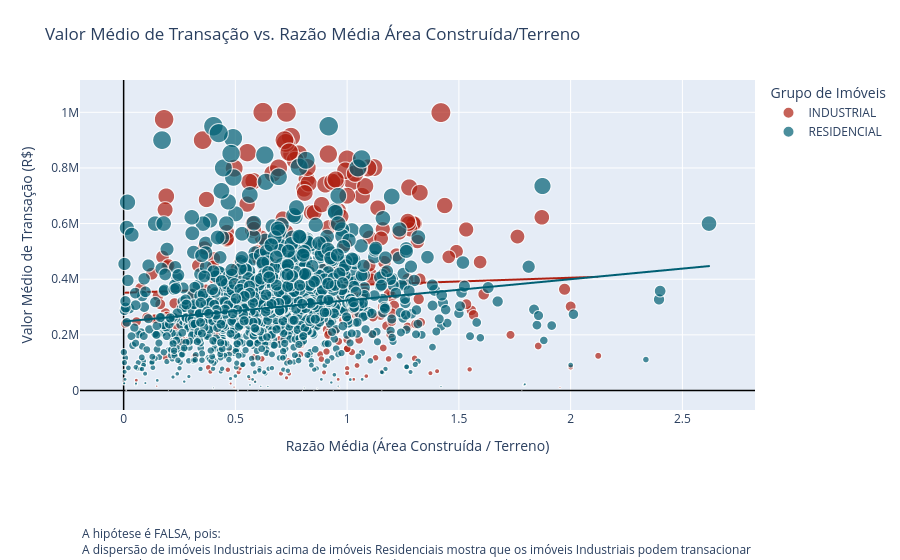

Here is the notebook cell this chart was saved with:
### Code cell
# Hipótese 1. Imovéis cuja razão entre area construída e area do terreno possuem
# um valor de transação maior para o uso 'Residencial' do que para 'Industrial' no mesmo distrito.

# 

GRUPO_RESIDENCIAL = [
    'RESIDENCIA', 'APTO_CONDO_FRACAO', 'CORTIÇO', 'GARAGEM_UA_COND_RES',
    'RESIDENCIA_COLETIVA', 'MISTO_PREDOM_RESID', 'PREDIO_RESIDENCIAL',
    'FLAT_RESIDENCIAL', 'PREDIO_APTO_S_CONDO_MISTO_RES'
]

GRUPO_INDUSTRIAL = [
    'INDÚSTRIA', 'ARMAZÉNS_DEPOSITOS', 'OFICINA', 'POSTO DE SERVIÇO'
]

def simplificar_uso(uso):
    if uso in GRUPO_RESIDENCIAL:
        return 'RESIDENCIAL'
    elif uso in GRUPO_INDUSTRIAL:
        return 'INDUSTRIAL'
    else:
        return 'OUTROS'

df['grupo'] = df['desc_uso_IPTU'].apply(simplificar_uso)

df_filtrado = df[df['grupo'].isin(['RESIDENCIAL', 'INDUSTRIAL'])].copy()

df_filtrado['razao_area'] = df_filtrado['area_construida_m²'] / df_filtrado['area_terreno_m²']

df_distrito = df_filtrado.groupby(['distrito', 'grupo']).agg(
    valor_medio_transacao=('valor_transacao', 'mean'),
    razao_area_media=('razao_area', 'mean')
).reset_index()

fig = px.scatter(
    df_distrito,
    x='razao_area_media',
    y='valor_medio_transacao',
    color='grupo',       # Cor por uso (Residencial vs Industrial)
    size='valor_medio_transacao', # O tamanho do ponto reflete o Valor Médio (ênfase)
    hover_data=['grupo', 'valor_medio_transacao', 'razao_area_media'],
    title='Valor Médio de Transação vs. Razão Média Área Construída/Terreno',
    labels={
        'razao_area_media': 'Razão Média (Área Construída / Terreno)',
        'valor_medio_transacao': 'Valor Médio de Transação (R$)',
        'grupo': 'Grupo de Imóveis'
    },
    color_discrete_map={'RESIDENCIAL': '#005f73', 'INDUSTRIAL': '#ae2012'}, # Cores personalizadas
    trendline='ols',
)

fig.update_layout(
    margin=dict(
        t=80, b=150
    ),
    yaxis=dict(
        zeroline=True,
        zerolinecolor='black',
        zerolinewidth=1.5,
    ),
    xaxis=dict(
        zeroline=True,
        zerolinecolor='black',
        zerolinewidth=1.5,
    )
)

fig.add_annotation(
    text= "A hipótese é FALSA, pois:<br>A dispersão de imóveis Industriais acima de imóveis Residenciais mostra que os imóveis Industriais podem transacionar<br>por um valor significamente maior do que imóveis Residenciais na maioria dos distritos",
    xref="paper", yref="paper",
    x=0, y=-0.5,  # posição abaixo do gráfico
    showarrow=False,
    font=dict(size=12),
    align="left"
)

fig.show()

### Figure 1 — Plotly figure (JSON) as saved in the notebook; plotly's stock layout.template omitted (floating-point values rounded to 4 significant figures; data arrays with more than 128 entries replaced by an {"elided": "..."} marker saying what was removed)
{"data": [{"customdata": {"elided": "315x1 str values"}, "hovertemplate": "Grupo de Imóveis=%{customdata[0]}<br>Razão Média (Área Construída / Terreno)=%{x}<br>Valor Médio de Transação (R$)=%{marker.size}<extra></extra>", "legendgroup": "INDUSTRIAL", "marker": {"color": "#ae2012", "size": {"elided": "315 float values"}, "sizemode": "area", "sizeref": 2500, "symbol": "circle"}, "mode": "markers", "name": "INDUSTRIAL", "showlegend": true, "type": "scattergl", "x": {"elided": "315 float values"}, "xaxis": "x", "y": {"elided": "315 float values"}, "yaxis": "y"}, {"hovertemplate": "<b>OLS trendline</b><br>valor_medio_transacao = 27008.5 * razao_area_media + 351355<br>R<sup>2</sup>=0.002054<br><br>Grupo de Imóveis=INDUSTRIAL<br>Razão Média (Área Construída / Terreno)=%{x}<br>Valor Médio de Transação (R$)=%{y} <b>(trend)</b><extra></extra>", "legendgroup": "INDUSTRIAL", "marker": {"color": "#ae2012", "symbol": "circle"}, "mode": "lines", "name": "INDUSTRIAL", "showlegend": false, "type": "scattergl", "x": {"elided": "315 float values"}, "xaxis": "x", "y": {"elided": "315 float values"}, "yaxis": "y"}, {"customdata": {"elided": "1361x1 str values"}, "hovertemplate": "Grupo de Imóveis=%{customdata[0]}<br>Razão Média (Área Construída / Terreno)=%{x}<br>Valor Médio de Transação (R$)=%{marker.size}<extra></extra>", "legendgroup": "RESIDENCIAL", "marker": {"color": "#005f73", "size": {"elided": "1361 float values"}, "sizemode": "area", "sizeref": 2500, "symbol": "circle"}, "mode": "markers", "name": "RESIDENCIAL", "showlegend": true, "type": "scattergl", "x": {"elided": "1361 float values"}, "xaxis": "x", "y": {"elided": "1361 float values"}, "yaxis": "y"}, {"hovertemplate": "<b>OLS trendline</b><br>valor_medio_transacao = 76145.2 * razao_area_media + 247806<br>R<sup>2</sup>=0.033168<br><br>Grupo de Imóveis=RESIDENCIAL<br>Razão Média (Área Construída / Terreno)=%{x}<br>Valor Médio de Transação (R$)=%{y} <b>(trend)</b><extra></extra>", "legendgroup": "RESIDENCIAL", "marker": {"color": "#005f73", "symbol": "circle"}, "mode": "lines", "name": "RESIDENCIAL", "showlegend": false, "type": "scattergl", "x": {"elided": "1361 float values"}, "xaxis": "x", "y": {"elided": "1361 float values"}, "yaxis": "y"}], "layout": {"annotations": [{"align": "left", "font": {"size": 12}, "showarrow": false, "text": "A hipótese é FALSA, pois:<br>A dispersão de imóveis Industriais acima de imóveis Residenciais mostra que os imóveis Industriais podem transacionar<br>por um valor significamente maior do que imóveis Residenciais na maioria dos distritos", "x": 0, "xref": "paper", "y": -0.5, "yref": "paper"}], "legend": {"itemsizing": "constant", "title": {"text": "Grupo de Imóveis"}, "tracegroupgap": 0}, "margin": {"b": 150, "t": 80}, "title": {"text": "Valor Médio de Transação vs. Razão Média Área Construída/Terreno"}, "xaxis": {"anchor": "y", "domain": [0, 1], "title": {"text": "Razão Média (Área Construída / Terreno)"}, "zeroline": true, "zerolinecolor": "black", "zerolinewidth": 1.5}, "yaxis": {"anchor": "x", "domain": [0, 1], "title": {"text": "Valor Médio de Transação (R$)"}, "zeroline": true, "zerolinecolor": "black", "zerolinewidth": 1.5}}}
